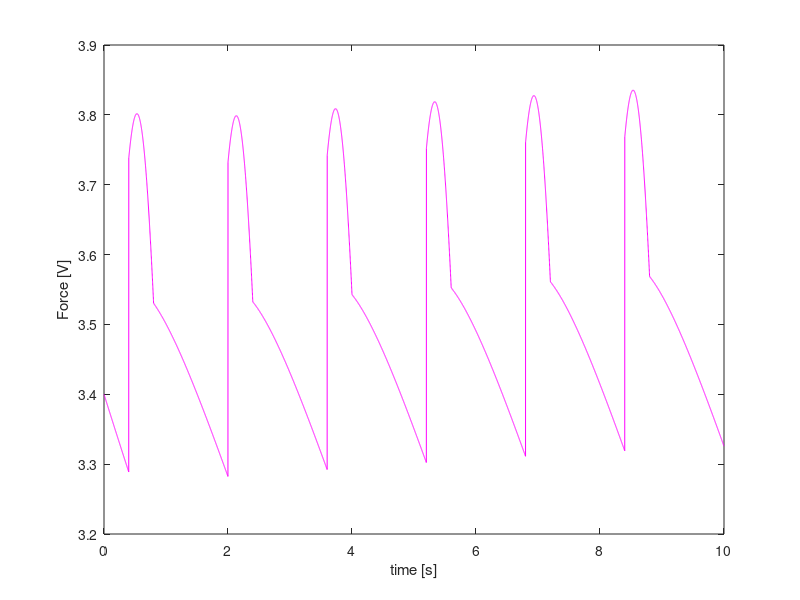

This figure's MATLAB source:
clear all
clc

dt = 0.001;

t = 0:dt:(10-dt);
q = 15*sin(pi*t/0.8); 
% q = 15*sin(pi*t/1.6);

for i = 1:length(t)
    if ((i>400&&i<801)||(i>2000&&i<2401)||(i>3600&&i<4001)||(i>5200&&i<5601)||(i>6800&&i<7201)||(i>8400&&i<8801))
%     if ((i>800&&i<1601)||(i>4000&&i<4801)||(i>7200&&i<8001))
        q(i) = q(i);
    else q(i) = 0;
    end
end

% Still have to check for less steep ascending dL/dt

p0 = 3.4;

A1 = 0.999916670138793; %0.9999084444;
A2 = 0.998501124437711; %0.9985045930;
B1 = 1.249947918112726e-04; %1.22414e-04;
B2 = 0.001498875562289; %0.00149540696;
C1 = 1;
C2 = -0.03;
D  = 0.03;

p  = zeros(1,length(t));
x1 = zeros(1,length(t));
x2 = zeros(1,length(t));
x1(1) = p0;
x2(1) = 0;

for i = 1:length(t)
    x1(i+1) = A1*x1(i) + B1*q(i);
    x2(i+1) = A2*x2(i) + B2*q(i);
    p(i) = C1*x1(i) + C2*x2(i) + D*q(i);
end

plot(t,p,'m')
xlabel('time [s]')
ylabel('Force [V]')